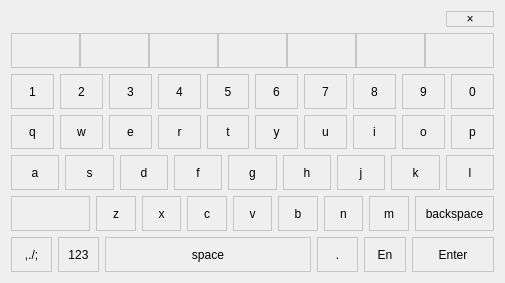
<?xml version="1.0" encoding="UTF-8"?>
<ui version="4.0">
 <class>SLWidgetKeyBoard</class>
 <widget class="QWidget" name="SLWidgetKeyBoard">
  <property name="geometry">
   <rect>
    <x>0</x>
    <y>0</y>
    <width>505</width>
    <height>283</height>
   </rect>
  </property>
  <property name="sizePolicy">
   <sizepolicy hsizetype="Preferred" vsizetype="Preferred">
    <horstretch>0</horstretch>
    <verstretch>0</verstretch>
   </sizepolicy>
  </property>
  <property name="baseSize">
   <size>
    <width>37</width>
    <height>39</height>
   </size>
  </property>
  <property name="windowTitle">
   <string>Form</string>
  </property>
  <property name="styleSheet">
   <string notr="true">QPushButton{
	background-color:rgb( 255 , 255 , 255);
background:transparent;border:1px solid rgb(197, 197, 197);

}
QPushButton:hover
{
	background:transparent;border:1px solid rgb( 255 , 69 , 0);

}

QPushButton:pressed
{
	background-color:rgb( 255 , 69 , 0);
	color:rgb(255,255,255);
    padding-left:1px;
    padding-top:1px;
}
</string>
  </property>
  <layout class="QVBoxLayout" name="verticalLayout">
   <item>
    <layout class="QGridLayout" name="gridLayout_4" columnstretch="0,0,0,0,0,0,0,0,0,0">
     <property name="sizeConstraint">
      <enum>QLayout::SetDefaultConstraint</enum>
     </property>
     <property name="horizontalSpacing">
      <number>6</number>
     </property>
     <item row="0" column="9">
      <widget class="QPushButton" name="btnClose">
       <property name="sizePolicy">
        <sizepolicy hsizetype="Minimum" vsizetype="Fixed">
         <horstretch>0</horstretch>
         <verstretch>0</verstretch>
        </sizepolicy>
       </property>
       <property name="focusPolicy">
        <enum>Qt::NoFocus</enum>
       </property>
       <property name="text">
        <string>×</string>
       </property>
       <property name="flat">
        <bool>true</bool>
       </property>
      </widget>
     </item>
     <item row="0" column="0" colspan="9">
      <widget class="QLabel" name="inputLabel">
       <property name="sizePolicy">
        <sizepolicy hsizetype="Expanding" vsizetype="Preferred">
         <horstretch>0</horstretch>
         <verstretch>0</verstretch>
        </sizepolicy>
       </property>
       <property name="text">
        <string/>
       </property>
      </widget>
     </item>
    </layout>
   </item>
   <item>
    <layout class="QHBoxLayout" name="horizontalLayout_3" stretch="0,0,0,0,0,0,0">
     <property name="spacing">
      <number>0</number>
     </property>
     <item>
      <widget class="QPushButton" name="btnPrev">
       <property name="sizePolicy">
        <sizepolicy hsizetype="Preferred" vsizetype="Expanding">
         <horstretch>0</horstretch>
         <verstretch>0</verstretch>
        </sizepolicy>
       </property>
       <property name="focusPolicy">
        <enum>Qt::NoFocus</enum>
       </property>
       <property name="text">
        <string/>
       </property>
       <property name="flat">
        <bool>true</bool>
       </property>
      </widget>
     </item>
     <item>
      <widget class="QPushButton" name="btnCh0">
       <property name="sizePolicy">
        <sizepolicy hsizetype="Preferred" vsizetype="Expanding">
         <horstretch>0</horstretch>
         <verstretch>0</verstretch>
        </sizepolicy>
       </property>
       <property name="focusPolicy">
        <enum>Qt::NoFocus</enum>
       </property>
       <property name="text">
        <string/>
       </property>
       <property name="flat">
        <bool>true</bool>
       </property>
      </widget>
     </item>
     <item>
      <widget class="QPushButton" name="btnCh1">
       <property name="sizePolicy">
        <sizepolicy hsizetype="Preferred" vsizetype="Expanding">
         <horstretch>0</horstretch>
         <verstretch>0</verstretch>
        </sizepolicy>
       </property>
       <property name="focusPolicy">
        <enum>Qt::NoFocus</enum>
       </property>
       <property name="text">
        <string/>
       </property>
       <property name="flat">
        <bool>true</bool>
       </property>
      </widget>
     </item>
     <item>
      <widget class="QPushButton" name="btnCh2">
       <property name="sizePolicy">
        <sizepolicy hsizetype="Preferred" vsizetype="Expanding">
         <horstretch>0</horstretch>
         <verstretch>0</verstretch>
        </sizepolicy>
       </property>
       <property name="focusPolicy">
        <enum>Qt::NoFocus</enum>
       </property>
       <property name="text">
        <string/>
       </property>
       <property name="flat">
        <bool>true</bool>
       </property>
      </widget>
     </item>
     <item>
      <widget class="QPushButton" name="btnCh3">
       <property name="sizePolicy">
        <sizepolicy hsizetype="Preferred" vsizetype="Expanding">
         <horstretch>0</horstretch>
         <verstretch>0</verstretch>
        </sizepolicy>
       </property>
       <property name="focusPolicy">
        <enum>Qt::NoFocus</enum>
       </property>
       <property name="text">
        <string/>
       </property>
       <property name="flat">
        <bool>true</bool>
       </property>
      </widget>
     </item>
     <item>
      <widget class="QPushButton" name="btnCh4">
       <property name="sizePolicy">
        <sizepolicy hsizetype="Preferred" vsizetype="Expanding">
         <horstretch>0</horstretch>
         <verstretch>0</verstretch>
        </sizepolicy>
       </property>
       <property name="focusPolicy">
        <enum>Qt::NoFocus</enum>
       </property>
       <property name="text">
        <string/>
       </property>
       <property name="flat">
        <bool>true</bool>
       </property>
      </widget>
     </item>
     <item>
      <widget class="QPushButton" name="btnNext">
       <property name="sizePolicy">
        <sizepolicy hsizetype="Ignored" vsizetype="Expanding">
         <horstretch>0</horstretch>
         <verstretch>0</verstretch>
        </sizepolicy>
       </property>
       <property name="focusPolicy">
        <enum>Qt::NoFocus</enum>
       </property>
       <property name="text">
        <string/>
       </property>
       <property name="flat">
        <bool>true</bool>
       </property>
      </widget>
     </item>
    </layout>
   </item>
   <item>
    <layout class="QHBoxLayout" name="horizontalLayout">
     <property name="spacing">
      <number>6</number>
     </property>
     <item>
      <widget class="QPushButton" name="btn1">
       <property name="sizePolicy">
        <sizepolicy hsizetype="Ignored" vsizetype="Expanding">
         <horstretch>0</horstretch>
         <verstretch>0</verstretch>
        </sizepolicy>
       </property>
       <property name="focusPolicy">
        <enum>Qt::NoFocus</enum>
       </property>
       <property name="text">
        <string>1</string>
       </property>
       <property name="flat">
        <bool>true</bool>
       </property>
      </widget>
     </item>
     <item>
      <widget class="QPushButton" name="btn2">
       <property name="sizePolicy">
        <sizepolicy hsizetype="Ignored" vsizetype="Expanding">
         <horstretch>0</horstretch>
         <verstretch>0</verstretch>
        </sizepolicy>
       </property>
       <property name="focusPolicy">
        <enum>Qt::NoFocus</enum>
       </property>
       <property name="text">
        <string>2</string>
       </property>
       <property name="flat">
        <bool>true</bool>
       </property>
      </widget>
     </item>
     <item>
      <widget class="QPushButton" name="btn3">
       <property name="sizePolicy">
        <sizepolicy hsizetype="Ignored" vsizetype="Expanding">
         <horstretch>0</horstretch>
         <verstretch>0</verstretch>
        </sizepolicy>
       </property>
       <property name="focusPolicy">
        <enum>Qt::NoFocus</enum>
       </property>
       <property name="text">
        <string>3</string>
       </property>
       <property name="flat">
        <bool>true</bool>
       </property>
      </widget>
     </item>
     <item>
      <widget class="QPushButton" name="btn4">
       <property name="sizePolicy">
        <sizepolicy hsizetype="Ignored" vsizetype="Expanding">
         <horstretch>0</horstretch>
         <verstretch>0</verstretch>
        </sizepolicy>
       </property>
       <property name="focusPolicy">
        <enum>Qt::NoFocus</enum>
       </property>
       <property name="text">
        <string>4</string>
       </property>
       <property name="autoExclusive">
        <bool>true</bool>
       </property>
       <property name="flat">
        <bool>true</bool>
       </property>
      </widget>
     </item>
     <item>
      <widget class="QPushButton" name="btn5">
       <property name="sizePolicy">
        <sizepolicy hsizetype="Ignored" vsizetype="Expanding">
         <horstretch>0</horstretch>
         <verstretch>0</verstretch>
        </sizepolicy>
       </property>
       <property name="focusPolicy">
        <enum>Qt::NoFocus</enum>
       </property>
       <property name="text">
        <string>5</string>
       </property>
       <property name="flat">
        <bool>true</bool>
       </property>
      </widget>
     </item>
     <item>
      <widget class="QPushButton" name="btn6">
       <property name="sizePolicy">
        <sizepolicy hsizetype="Ignored" vsizetype="Expanding">
         <horstretch>0</horstretch>
         <verstretch>0</verstretch>
        </sizepolicy>
       </property>
       <property name="focusPolicy">
        <enum>Qt::NoFocus</enum>
       </property>
       <property name="text">
        <string>6</string>
       </property>
       <property name="flat">
        <bool>true</bool>
       </property>
      </widget>
     </item>
     <item>
      <widget class="QPushButton" name="btn7">
       <property name="sizePolicy">
        <sizepolicy hsizetype="Ignored" vsizetype="Expanding">
         <horstretch>0</horstretch>
         <verstretch>0</verstretch>
        </sizepolicy>
       </property>
       <property name="focusPolicy">
        <enum>Qt::NoFocus</enum>
       </property>
       <property name="text">
        <string>7</string>
       </property>
       <property name="flat">
        <bool>true</bool>
       </property>
      </widget>
     </item>
     <item>
      <widget class="QPushButton" name="btn8">
       <property name="sizePolicy">
        <sizepolicy hsizetype="Ignored" vsizetype="Expanding">
         <horstretch>0</horstretch>
         <verstretch>0</verstretch>
        </sizepolicy>
       </property>
       <property name="focusPolicy">
        <enum>Qt::NoFocus</enum>
       </property>
       <property name="text">
        <string>8</string>
       </property>
       <property name="flat">
        <bool>true</bool>
       </property>
      </widget>
     </item>
     <item>
      <widget class="QPushButton" name="btn9">
       <property name="sizePolicy">
        <sizepolicy hsizetype="Ignored" vsizetype="Expanding">
         <horstretch>0</horstretch>
         <verstretch>0</verstretch>
        </sizepolicy>
       </property>
       <property name="focusPolicy">
        <enum>Qt::NoFocus</enum>
       </property>
       <property name="text">
        <string>9</string>
       </property>
       <property name="flat">
        <bool>true</bool>
       </property>
      </widget>
     </item>
     <item>
      <widget class="QPushButton" name="btn0">
       <property name="sizePolicy">
        <sizepolicy hsizetype="Ignored" vsizetype="Expanding">
         <horstretch>0</horstretch>
         <verstretch>0</verstretch>
        </sizepolicy>
       </property>
       <property name="focusPolicy">
        <enum>Qt::NoFocus</enum>
       </property>
       <property name="styleSheet">
        <string notr="true"/>
       </property>
       <property name="text">
        <string>0</string>
       </property>
       <property name="flat">
        <bool>true</bool>
       </property>
      </widget>
     </item>
    </layout>
   </item>
   <item>
    <layout class="QHBoxLayout" name="horizontalLayout_2">
     <property name="spacing">
      <number>6</number>
     </property>
     <item>
      <widget class="QPushButton" name="btnq">
       <property name="sizePolicy">
        <sizepolicy hsizetype="Ignored" vsizetype="Expanding">
         <horstretch>0</horstretch>
         <verstretch>0</verstretch>
        </sizepolicy>
       </property>
       <property name="focusPolicy">
        <enum>Qt::NoFocus</enum>
       </property>
       <property name="text">
        <string>q</string>
       </property>
       <property name="flat">
        <bool>true</bool>
       </property>
      </widget>
     </item>
     <item>
      <widget class="QPushButton" name="btnw">
       <property name="sizePolicy">
        <sizepolicy hsizetype="Ignored" vsizetype="Expanding">
         <horstretch>0</horstretch>
         <verstretch>0</verstretch>
        </sizepolicy>
       </property>
       <property name="focusPolicy">
        <enum>Qt::NoFocus</enum>
       </property>
       <property name="text">
        <string>w</string>
       </property>
       <property name="flat">
        <bool>true</bool>
       </property>
      </widget>
     </item>
     <item>
      <widget class="QPushButton" name="btne">
       <property name="sizePolicy">
        <sizepolicy hsizetype="Ignored" vsizetype="Expanding">
         <horstretch>0</horstretch>
         <verstretch>0</verstretch>
        </sizepolicy>
       </property>
       <property name="focusPolicy">
        <enum>Qt::NoFocus</enum>
       </property>
       <property name="text">
        <string>e</string>
       </property>
       <property name="flat">
        <bool>true</bool>
       </property>
      </widget>
     </item>
     <item>
      <widget class="QPushButton" name="btnr">
       <property name="sizePolicy">
        <sizepolicy hsizetype="Ignored" vsizetype="Expanding">
         <horstretch>0</horstretch>
         <verstretch>0</verstretch>
        </sizepolicy>
       </property>
       <property name="focusPolicy">
        <enum>Qt::NoFocus</enum>
       </property>
       <property name="text">
        <string>r</string>
       </property>
       <property name="flat">
        <bool>true</bool>
       </property>
      </widget>
     </item>
     <item>
      <widget class="QPushButton" name="btnt">
       <property name="sizePolicy">
        <sizepolicy hsizetype="Ignored" vsizetype="Expanding">
         <horstretch>0</horstretch>
         <verstretch>0</verstretch>
        </sizepolicy>
       </property>
       <property name="focusPolicy">
        <enum>Qt::NoFocus</enum>
       </property>
       <property name="text">
        <string>t</string>
       </property>
       <property name="flat">
        <bool>true</bool>
       </property>
      </widget>
     </item>
     <item>
      <widget class="QPushButton" name="btny">
       <property name="sizePolicy">
        <sizepolicy hsizetype="Ignored" vsizetype="Expanding">
         <horstretch>0</horstretch>
         <verstretch>0</verstretch>
        </sizepolicy>
       </property>
       <property name="focusPolicy">
        <enum>Qt::NoFocus</enum>
       </property>
       <property name="text">
        <string>y</string>
       </property>
       <property name="flat">
        <bool>true</bool>
       </property>
      </widget>
     </item>
     <item>
      <widget class="QPushButton" name="btnu">
       <property name="sizePolicy">
        <sizepolicy hsizetype="Ignored" vsizetype="Expanding">
         <horstretch>0</horstretch>
         <verstretch>0</verstretch>
        </sizepolicy>
       </property>
       <property name="focusPolicy">
        <enum>Qt::NoFocus</enum>
       </property>
       <property name="text">
        <string>u</string>
       </property>
       <property name="flat">
        <bool>true</bool>
       </property>
      </widget>
     </item>
     <item>
      <widget class="QPushButton" name="btni">
       <property name="sizePolicy">
        <sizepolicy hsizetype="Ignored" vsizetype="Expanding">
         <horstretch>0</horstretch>
         <verstretch>0</verstretch>
        </sizepolicy>
       </property>
       <property name="focusPolicy">
        <enum>Qt::NoFocus</enum>
       </property>
       <property name="text">
        <string>i</string>
       </property>
       <property name="flat">
        <bool>true</bool>
       </property>
      </widget>
     </item>
     <item>
      <widget class="QPushButton" name="btno">
       <property name="sizePolicy">
        <sizepolicy hsizetype="Ignored" vsizetype="Expanding">
         <horstretch>0</horstretch>
         <verstretch>0</verstretch>
        </sizepolicy>
       </property>
       <property name="focusPolicy">
        <enum>Qt::NoFocus</enum>
       </property>
       <property name="text">
        <string>o</string>
       </property>
       <property name="flat">
        <bool>true</bool>
       </property>
      </widget>
     </item>
     <item>
      <widget class="QPushButton" name="btnp">
       <property name="sizePolicy">
        <sizepolicy hsizetype="Ignored" vsizetype="Expanding">
         <horstretch>0</horstretch>
         <verstretch>0</verstretch>
        </sizepolicy>
       </property>
       <property name="focusPolicy">
        <enum>Qt::NoFocus</enum>
       </property>
       <property name="text">
        <string>p</string>
       </property>
       <property name="flat">
        <bool>true</bool>
       </property>
      </widget>
     </item>
    </layout>
   </item>
   <item>
    <layout class="QGridLayout" name="gridLayout_3">
     <property name="horizontalSpacing">
      <number>6</number>
     </property>
     <item row="0" column="0">
      <widget class="QPushButton" name="btna">
       <property name="sizePolicy">
        <sizepolicy hsizetype="Ignored" vsizetype="Expanding">
         <horstretch>0</horstretch>
         <verstretch>0</verstretch>
        </sizepolicy>
       </property>
       <property name="focusPolicy">
        <enum>Qt::NoFocus</enum>
       </property>
       <property name="text">
        <string>a</string>
       </property>
       <property name="flat">
        <bool>true</bool>
       </property>
      </widget>
     </item>
     <item row="0" column="3">
      <widget class="QPushButton" name="btnf">
       <property name="sizePolicy">
        <sizepolicy hsizetype="Ignored" vsizetype="Expanding">
         <horstretch>0</horstretch>
         <verstretch>0</verstretch>
        </sizepolicy>
       </property>
       <property name="focusPolicy">
        <enum>Qt::NoFocus</enum>
       </property>
       <property name="text">
        <string>f</string>
       </property>
       <property name="flat">
        <bool>true</bool>
       </property>
      </widget>
     </item>
     <item row="0" column="2">
      <widget class="QPushButton" name="btnd">
       <property name="sizePolicy">
        <sizepolicy hsizetype="Ignored" vsizetype="Expanding">
         <horstretch>0</horstretch>
         <verstretch>0</verstretch>
        </sizepolicy>
       </property>
       <property name="focusPolicy">
        <enum>Qt::NoFocus</enum>
       </property>
       <property name="text">
        <string>d</string>
       </property>
       <property name="flat">
        <bool>true</bool>
       </property>
      </widget>
     </item>
     <item row="0" column="4">
      <widget class="QPushButton" name="btng">
       <property name="sizePolicy">
        <sizepolicy hsizetype="Ignored" vsizetype="Expanding">
         <horstretch>0</horstretch>
         <verstretch>0</verstretch>
        </sizepolicy>
       </property>
       <property name="focusPolicy">
        <enum>Qt::NoFocus</enum>
       </property>
       <property name="text">
        <string>g</string>
       </property>
       <property name="flat">
        <bool>true</bool>
       </property>
      </widget>
     </item>
     <item row="0" column="1">
      <widget class="QPushButton" name="btns">
       <property name="sizePolicy">
        <sizepolicy hsizetype="Ignored" vsizetype="Expanding">
         <horstretch>0</horstretch>
         <verstretch>0</verstretch>
        </sizepolicy>
       </property>
       <property name="focusPolicy">
        <enum>Qt::NoFocus</enum>
       </property>
       <property name="text">
        <string>s</string>
       </property>
       <property name="flat">
        <bool>true</bool>
       </property>
      </widget>
     </item>
     <item row="0" column="5">
      <widget class="QPushButton" name="btnh">
       <property name="sizePolicy">
        <sizepolicy hsizetype="Ignored" vsizetype="Expanding">
         <horstretch>0</horstretch>
         <verstretch>0</verstretch>
        </sizepolicy>
       </property>
       <property name="focusPolicy">
        <enum>Qt::NoFocus</enum>
       </property>
       <property name="text">
        <string>h</string>
       </property>
       <property name="flat">
        <bool>true</bool>
       </property>
      </widget>
     </item>
     <item row="0" column="7">
      <widget class="QPushButton" name="btnk">
       <property name="sizePolicy">
        <sizepolicy hsizetype="Ignored" vsizetype="Expanding">
         <horstretch>0</horstretch>
         <verstretch>0</verstretch>
        </sizepolicy>
       </property>
       <property name="focusPolicy">
        <enum>Qt::NoFocus</enum>
       </property>
       <property name="text">
        <string>k</string>
       </property>
       <property name="flat">
        <bool>true</bool>
       </property>
      </widget>
     </item>
     <item row="0" column="8">
      <widget class="QPushButton" name="btnl">
       <property name="sizePolicy">
        <sizepolicy hsizetype="Ignored" vsizetype="Expanding">
         <horstretch>0</horstretch>
         <verstretch>0</verstretch>
        </sizepolicy>
       </property>
       <property name="focusPolicy">
        <enum>Qt::NoFocus</enum>
       </property>
       <property name="text">
        <string>l</string>
       </property>
       <property name="flat">
        <bool>true</bool>
       </property>
      </widget>
     </item>
     <item row="0" column="6">
      <widget class="QPushButton" name="btnj">
       <property name="sizePolicy">
        <sizepolicy hsizetype="Ignored" vsizetype="Expanding">
         <horstretch>0</horstretch>
         <verstretch>0</verstretch>
        </sizepolicy>
       </property>
       <property name="focusPolicy">
        <enum>Qt::NoFocus</enum>
       </property>
       <property name="text">
        <string>j</string>
       </property>
       <property name="flat">
        <bool>true</bool>
       </property>
      </widget>
     </item>
    </layout>
   </item>
   <item>
    <layout class="QGridLayout" name="gridLayout_2">
     <property name="spacing">
      <number>6</number>
     </property>
     <item row="0" column="3">
      <widget class="QPushButton" name="btnx">
       <property name="sizePolicy">
        <sizepolicy hsizetype="Ignored" vsizetype="Expanding">
         <horstretch>0</horstretch>
         <verstretch>0</verstretch>
        </sizepolicy>
       </property>
       <property name="focusPolicy">
        <enum>Qt::NoFocus</enum>
       </property>
       <property name="text">
        <string>x</string>
       </property>
       <property name="flat">
        <bool>true</bool>
       </property>
      </widget>
     </item>
     <item row="0" column="4">
      <widget class="QPushButton" name="btnc">
       <property name="sizePolicy">
        <sizepolicy hsizetype="Ignored" vsizetype="Expanding">
         <horstretch>0</horstretch>
         <verstretch>0</verstretch>
        </sizepolicy>
       </property>
       <property name="focusPolicy">
        <enum>Qt::NoFocus</enum>
       </property>
       <property name="text">
        <string>c</string>
       </property>
       <property name="flat">
        <bool>true</bool>
       </property>
      </widget>
     </item>
     <item row="0" column="5">
      <widget class="QPushButton" name="btnv">
       <property name="sizePolicy">
        <sizepolicy hsizetype="Ignored" vsizetype="Expanding">
         <horstretch>0</horstretch>
         <verstretch>0</verstretch>
        </sizepolicy>
       </property>
       <property name="focusPolicy">
        <enum>Qt::NoFocus</enum>
       </property>
       <property name="text">
        <string>v</string>
       </property>
       <property name="flat">
        <bool>true</bool>
       </property>
      </widget>
     </item>
     <item row="0" column="6">
      <widget class="QPushButton" name="btnb">
       <property name="sizePolicy">
        <sizepolicy hsizetype="Ignored" vsizetype="Expanding">
         <horstretch>0</horstretch>
         <verstretch>0</verstretch>
        </sizepolicy>
       </property>
       <property name="focusPolicy">
        <enum>Qt::NoFocus</enum>
       </property>
       <property name="text">
        <string>b</string>
       </property>
       <property name="flat">
        <bool>true</bool>
       </property>
      </widget>
     </item>
     <item row="0" column="7">
      <widget class="QPushButton" name="btnn">
       <property name="sizePolicy">
        <sizepolicy hsizetype="Ignored" vsizetype="Expanding">
         <horstretch>0</horstretch>
         <verstretch>0</verstretch>
        </sizepolicy>
       </property>
       <property name="focusPolicy">
        <enum>Qt::NoFocus</enum>
       </property>
       <property name="text">
        <string>n</string>
       </property>
       <property name="flat">
        <bool>true</bool>
       </property>
      </widget>
     </item>
     <item row="0" column="2">
      <widget class="QPushButton" name="btnz">
       <property name="sizePolicy">
        <sizepolicy hsizetype="Ignored" vsizetype="Expanding">
         <horstretch>0</horstretch>
         <verstretch>0</verstretch>
        </sizepolicy>
       </property>
       <property name="focusPolicy">
        <enum>Qt::NoFocus</enum>
       </property>
       <property name="text">
        <string>z</string>
       </property>
       <property name="flat">
        <bool>true</bool>
       </property>
      </widget>
     </item>
     <item row="0" column="0" colspan="2">
      <widget class="QPushButton" name="btnCase">
       <property name="sizePolicy">
        <sizepolicy hsizetype="Ignored" vsizetype="Expanding">
         <horstretch>0</horstretch>
         <verstretch>0</verstretch>
        </sizepolicy>
       </property>
       <property name="focusPolicy">
        <enum>Qt::NoFocus</enum>
       </property>
       <property name="text">
        <string/>
       </property>
       <property name="flat">
        <bool>true</bool>
       </property>
      </widget>
     </item>
     <item row="0" column="9" colspan="2">
      <widget class="QPushButton" name="btnBackSpace">
       <property name="sizePolicy">
        <sizepolicy hsizetype="Ignored" vsizetype="Expanding">
         <horstretch>0</horstretch>
         <verstretch>0</verstretch>
        </sizepolicy>
       </property>
       <property name="focusPolicy">
        <enum>Qt::NoFocus</enum>
       </property>
       <property name="text">
        <string>backspace</string>
       </property>
       <property name="flat">
        <bool>true</bool>
       </property>
      </widget>
     </item>
     <item row="0" column="8">
      <widget class="QPushButton" name="btnm">
       <property name="sizePolicy">
        <sizepolicy hsizetype="Ignored" vsizetype="Expanding">
         <horstretch>0</horstretch>
         <verstretch>0</verstretch>
        </sizepolicy>
       </property>
       <property name="focusPolicy">
        <enum>Qt::NoFocus</enum>
       </property>
       <property name="text">
        <string>m</string>
       </property>
       <property name="flat">
        <bool>true</bool>
       </property>
      </widget>
     </item>
    </layout>
   </item>
   <item>
    <layout class="QGridLayout" name="gridLayout">
     <item row="0" column="8">
      <widget class="QPushButton" name="btnType">
       <property name="sizePolicy">
        <sizepolicy hsizetype="Ignored" vsizetype="Expanding">
         <horstretch>0</horstretch>
         <verstretch>0</verstretch>
        </sizepolicy>
       </property>
       <property name="focusPolicy">
        <enum>Qt::NoFocus</enum>
       </property>
       <property name="text">
        <string>En</string>
       </property>
       <property name="flat">
        <bool>true</bool>
       </property>
      </widget>
     </item>
     <item row="0" column="9" colspan="2">
      <widget class="QPushButton" name="btnEnter">
       <property name="sizePolicy">
        <sizepolicy hsizetype="Ignored" vsizetype="Expanding">
         <horstretch>0</horstretch>
         <verstretch>0</verstretch>
        </sizepolicy>
       </property>
       <property name="baseSize">
        <size>
         <width>0</width>
         <height>0</height>
        </size>
       </property>
       <property name="focusPolicy">
        <enum>Qt::NoFocus</enum>
       </property>
       <property name="text">
        <string>Enter</string>
       </property>
       <property name="flat">
        <bool>true</bool>
       </property>
      </widget>
     </item>
     <item row="0" column="2" colspan="5">
      <widget class="QPushButton" name="btnSpace">
       <property name="sizePolicy">
        <sizepolicy hsizetype="Ignored" vsizetype="Expanding">
         <horstretch>0</horstretch>
         <verstretch>0</verstretch>
        </sizepolicy>
       </property>
       <property name="focusPolicy">
        <enum>Qt::NoFocus</enum>
       </property>
       <property name="text">
        <string>space</string>
       </property>
       <property name="flat">
        <bool>true</bool>
       </property>
      </widget>
     </item>
     <item row="0" column="7">
      <widget class="QPushButton" name="btnPoint">
       <property name="sizePolicy">
        <sizepolicy hsizetype="Ignored" vsizetype="Expanding">
         <horstretch>0</horstretch>
         <verstretch>0</verstretch>
        </sizepolicy>
       </property>
       <property name="focusPolicy">
        <enum>Qt::NoFocus</enum>
       </property>
       <property name="text">
        <string>.</string>
       </property>
       <property name="flat">
        <bool>true</bool>
       </property>
      </widget>
     </item>
     <item row="0" column="0">
      <widget class="QPushButton" name="btnSymbol">
       <property name="sizePolicy">
        <sizepolicy hsizetype="Ignored" vsizetype="Expanding">
         <horstretch>0</horstretch>
         <verstretch>0</verstretch>
        </sizepolicy>
       </property>
       <property name="focusPolicy">
        <enum>Qt::NoFocus</enum>
       </property>
       <property name="text">
        <string>,./;</string>
       </property>
       <property name="flat">
        <bool>true</bool>
       </property>
      </widget>
     </item>
     <item row="0" column="1">
      <widget class="QPushButton" name="btnNumber">
       <property name="sizePolicy">
        <sizepolicy hsizetype="Ignored" vsizetype="Expanding">
         <horstretch>0</horstretch>
         <verstretch>0</verstretch>
        </sizepolicy>
       </property>
       <property name="focusPolicy">
        <enum>Qt::NoFocus</enum>
       </property>
       <property name="text">
        <string>123</string>
       </property>
       <property name="flat">
        <bool>true</bool>
       </property>
      </widget>
     </item>
    </layout>
   </item>
  </layout>
 </widget>
 <resources/>
 <connections/>
</ui>
